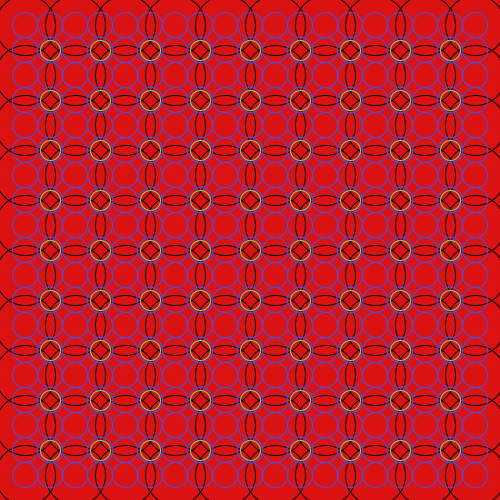
Frame 1 (no input)
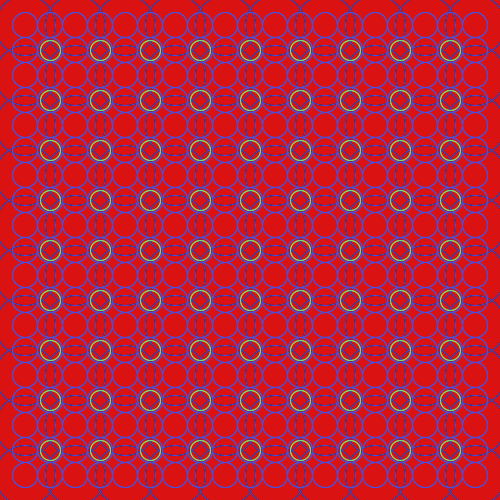
Frame 2 (the mouse pressed at the canvas centre, redrawn once)

The Processing sketch that drew these frames (run headless with seeded random() and noise(); the mouse was pressed at the canvas centre and the sketch redrawn once):

// Processing sketch: processing_97486
// ── processing_97486.pde

void setup ()
{
 
 size(500,500);
background(#DB1212);
noLoop();
  
}

void draw ()

{
noFill();


 
 for (int posx = 25; posx <= 475; posx = posx+50)
 for ( int posy = 25; posy <= 475; posy = posy+50)
 
 {ellipse (posx,posy,60,60);}
 
 noFill();
 stroke(#74E56F);
  for (int posx = 50; posx <= 475; posx = posx+50)
 for ( int posy = 50; posy <= 475; posy = posy+50)

{ellipse (posx,posy,20,20);}


noFill();
 stroke(#4850DE);

 for (int posx = 25; posx <= 475; posx = posx+25)
 for ( int posy = 25; posy <= 475; posy = posy+25)
 
 {ellipse (posx,posy,25,25);}
 
  
}
